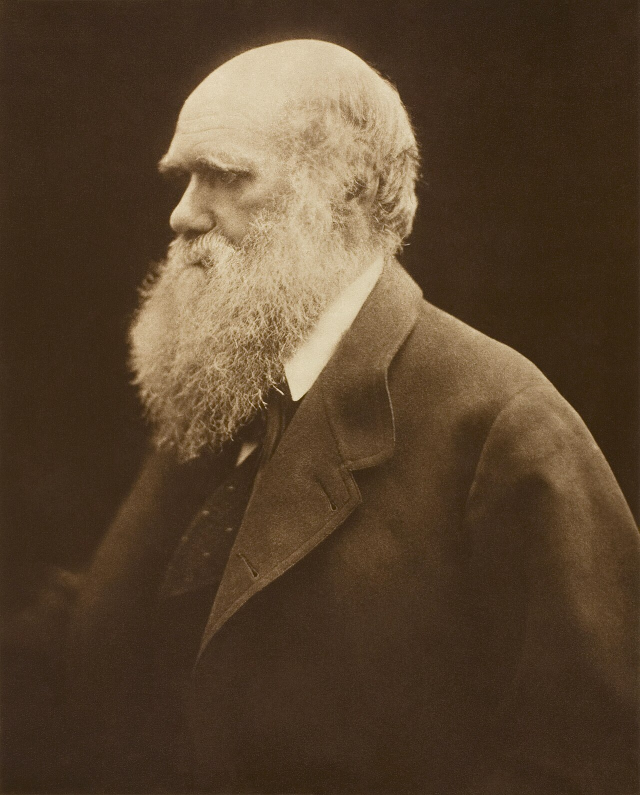
#> input picture dynasty-loom/portraits/cache/Q1035/source/reference.jpg, 1280 x 1590 px (shown at 1/2 size)
$ python -i portraits.py   (imports and definitions only)
#> lines starting #> are read from the running program, lines starting #| are printed output that depends on the picture; after the words box and inside, x2 and y2 are one past the last pixel; in counts of white or black regions, pixels touching at a corner belong together
#!/usr/bin/env python3
"""Dynasty Loom portraits: cache-first Gemini restyles of public-domain portraits.

The cache is the point. A person whose cache/<id>/v1/portrait.png exists is never
requested again; --redo <id> writes the next vN/ and never touches an older one.
Every Gemini call is logged to requests.jsonl first, and the script refuses to
call when that log holds 60 calls, or 2 for the person.

  portraits.py refs [ids...]        resolve Wikidata P18 + Commons licence, download reference
  portraits.py gen [ids...] [--redo ID] [--dry-run]
  portraits.py review ID --verdict pass|fail --notes "..." [--version vN]
  portraits.py post                 cut-outs, thumbs, monograms, manifest.json, contact-v1.png

The API key is read from GEMINI_API_KEY2 / GEMINI_API_KEY and never printed or written.
"""
import argparse, base64, datetime, hashlib, html, io, json, os, re, sys, urllib.parse, urllib.request
from pathlib import Path

ROOT = Path(__file__).resolve().parent.parent
CACHE = ROOT / "cache"
LOG = ROOT / "requests.jsonl"
# [1 line that did not run here, left out]
# [1 line that did not run here, left out]
OVERRIDES = ROOT / "refs.json"   # hand-picked Commons files, or null for "no likeness survives"
MODEL = "gemini-3-pro-image"
BUDGET, PER_PERSON = 60, 2
UA = "DynastyLoomPortraits/1.0 (genealogy visualisation; contact via github.com/hagopjay)"
FAMILY_COLOR = {"rothschild": "#9e1b1b", "habsburg": "#b8860b", "darwin": "#2f6b3a", "wedgwood": "#3f74a8"}  # the cards' dyes
OK_LICENCES = ("public domain", "pd", "cc0", "cc-pd", "pdm")


def now():
    return datetime.datetime.now(datetime.timezone.utc).strftime("%Y-%m-%dT%H:%M:%SZ")


def sha256(b):
    return hashlib.sha256(b).hexdigest()


# [14 lines left out: function get, not called in this run]


def strip_html(s):
    return html.unescape(re.sub(r"<[^>]+>", "", str(s) if s is not None else "")).strip()


# [4 lines left out: function log_lines, not called in this run]


def versions(pid):
    d = CACHE / pid
    return sorted((int(p.name[1:]) for p in d.glob("v[0-9]*") if (p / "portrait.png").exists()), key=int) if d.exists() else []


# ---------------------------------------------------------------- references

# [39 lines left out: functions commons_files, commons_info, shrink, not called in this run]


STD_WIDTHS = (1280, 960, 500, 330, 250)   # Wikimedia serves only these to bots; other sizes and originals get a hard 429


# [52 lines left out: functions standard_thumb, cmd_refs, reference, not called in this run]


# ---------------------------------------------------------------- prompts

LOOK = ("Head-and-shoulders portrait, vertical 4:5 framing, the face about a third of the frame height, "
        "centred, shoulders cut by the lower edge. Finish: a quiet, realistic painted study in oils, muted natural "
        "colour, soft light from the upper left, gentle shadow. Background: plain warm mid-grey that darkens softly "
        "toward the edges, with nothing else in it. No text, no frame, no border, no signature, no watermark, "
        "no crown, jewellery or insignia unless the reference shows it.")
DIGNITY = ("This is a respectful historical likeness. Keep the face's proportions exactly as in the reference: "
           "do not exaggerate, idealise, glamorise, modernise or caricature any feature. Natural eyes, closed or "
           "natural mouth, no visible hands.")


# [141 lines left out: functions prompt_for, gemini, cmd_gen, possibly_dead, label, cmd_review and 2 more, not called in this run]


def oval_mask(w, h, feather):
    from PIL import Image, ImageDraw, ImageFilter
    m = Image.new("L", (w, h), 0)
    ImageDraw.Draw(m).ellipse([feather, feather * 0.7, w - feather, h - feather * 0.4], fill=255)
    return m.filter(ImageFilter.GaussianBlur(feather / 2.2))


def cutout(img, size=768):
    from PIL import Image
    w = size; h = int(size * 5 / 4)
    im = img.convert("RGB").resize((w, h), Image.LANCZOS)
    rgba = im.convert("RGBA")
    rgba.putalpha(oval_mask(w, h, size * 0.09))
    return rgba


# [79 lines left out: functions monogram, best, cmd_post, contact, not called in this run]


# [13 lines not run here, left out]

>>> from PIL import Image
>>> picture = Image.open('../cache/Q1035/source/reference.jpg')
#> picture is the input picture: PIL image 1280x1590 RGB; mean R, G, B 87.5, 67.6, 46.5
>>> result = cutout(picture)
#> in cutout, `im = img.convert("RGB").resize((w, h), Image.LANCZOS)`:
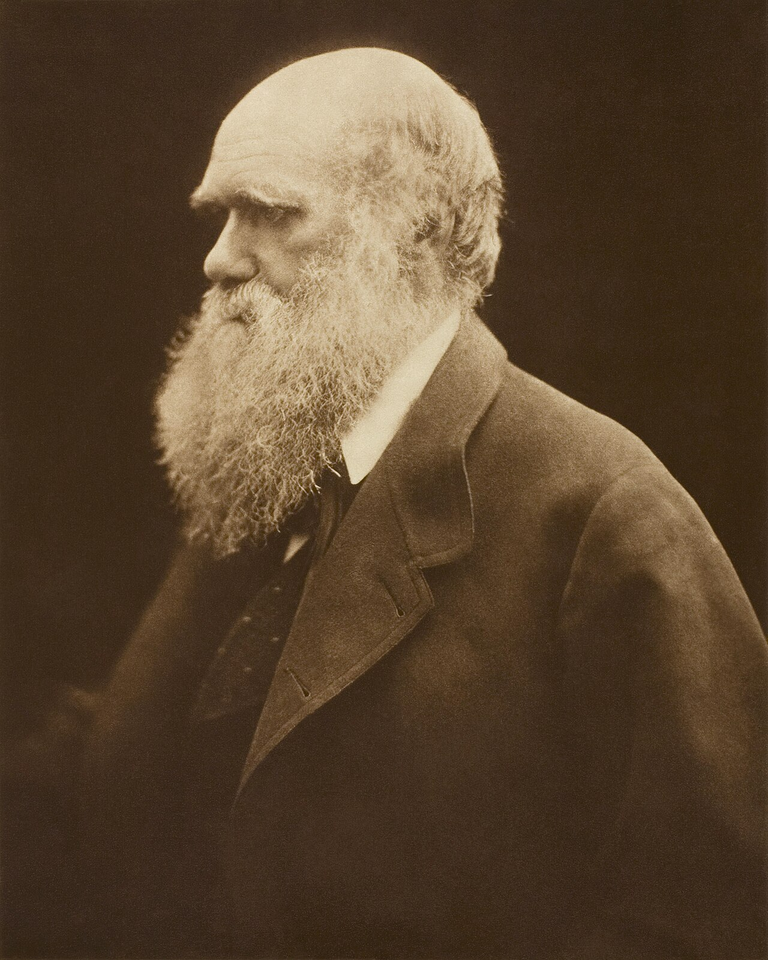
#> im: PIL image 768x960 RGB; mean R, G, B 87.5, 67.6, 46.5
#> in oval_mask, `m = Image.new("L", (w, h), 0)`: m: PIL image 768x960 L; every value is 0
#> in oval_mask, `ImageDraw.Draw(m).ellipse([feather, feather * 0.7, w - feather, h - fe..`:
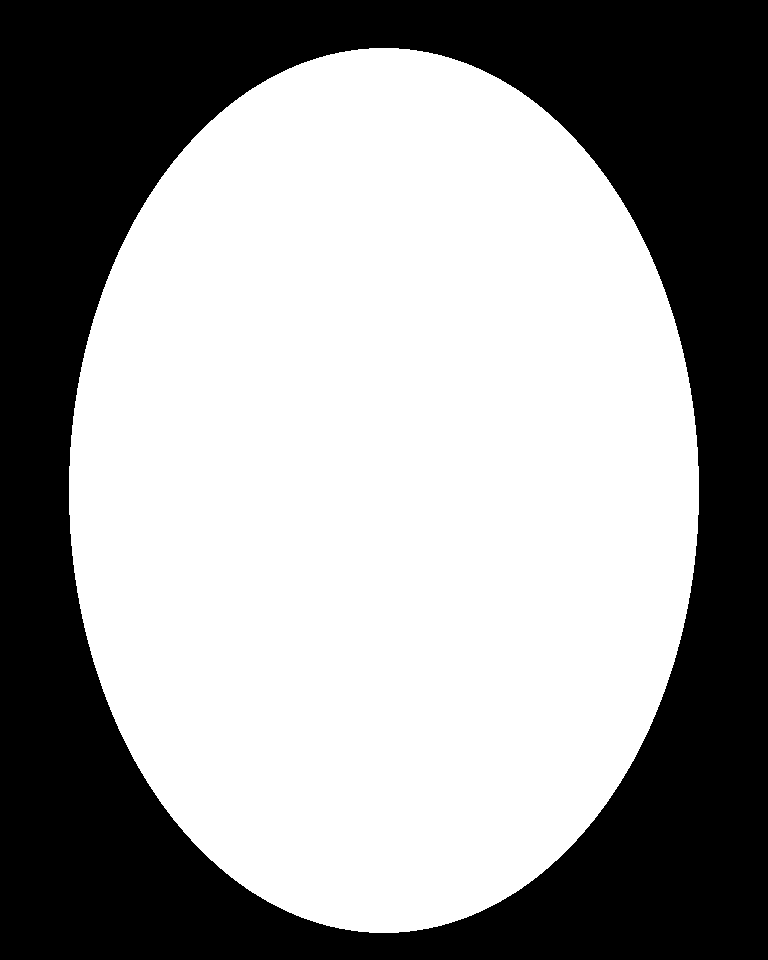
#> m: PIL image 768x960 L; 59.4% white; 1 black region, box (x1, y1, x2, y2) and area: (0, 0, 768, 960) 299490
#> in oval_mask, `return m.filter(ImageFilter.GaussianBlur(feather / 2.2))`:
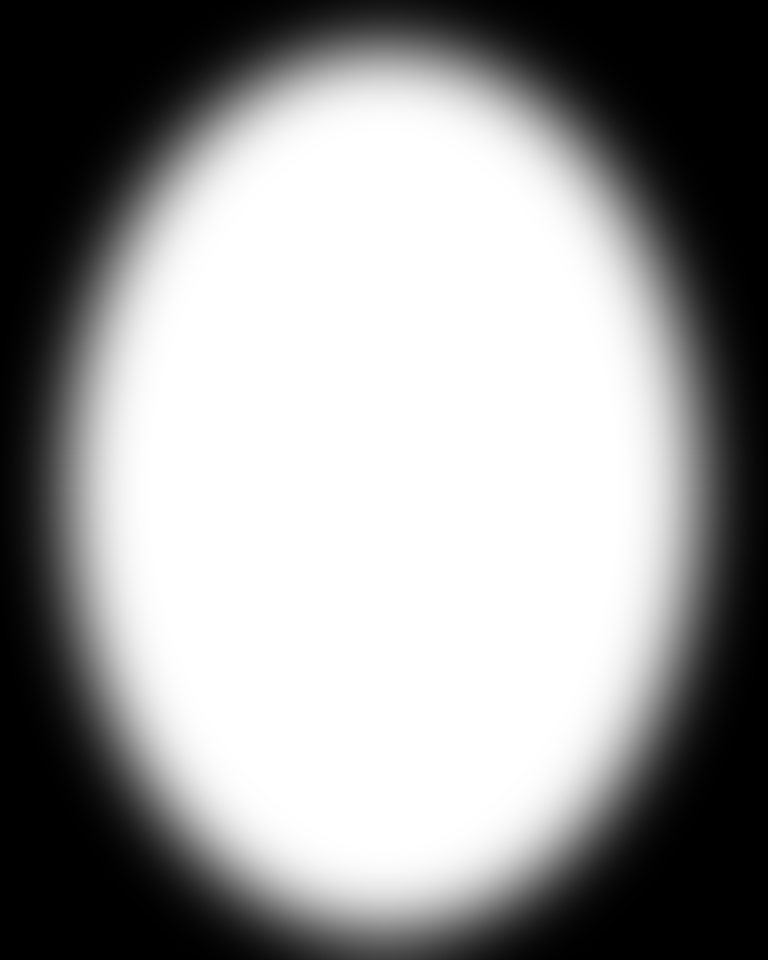
#> returned value: PIL image 768x960 L; min 0, max 255, mean 151.3
#> in cutout, `rgba.putalpha(oval_mask(w, h, size * 0.09))`:
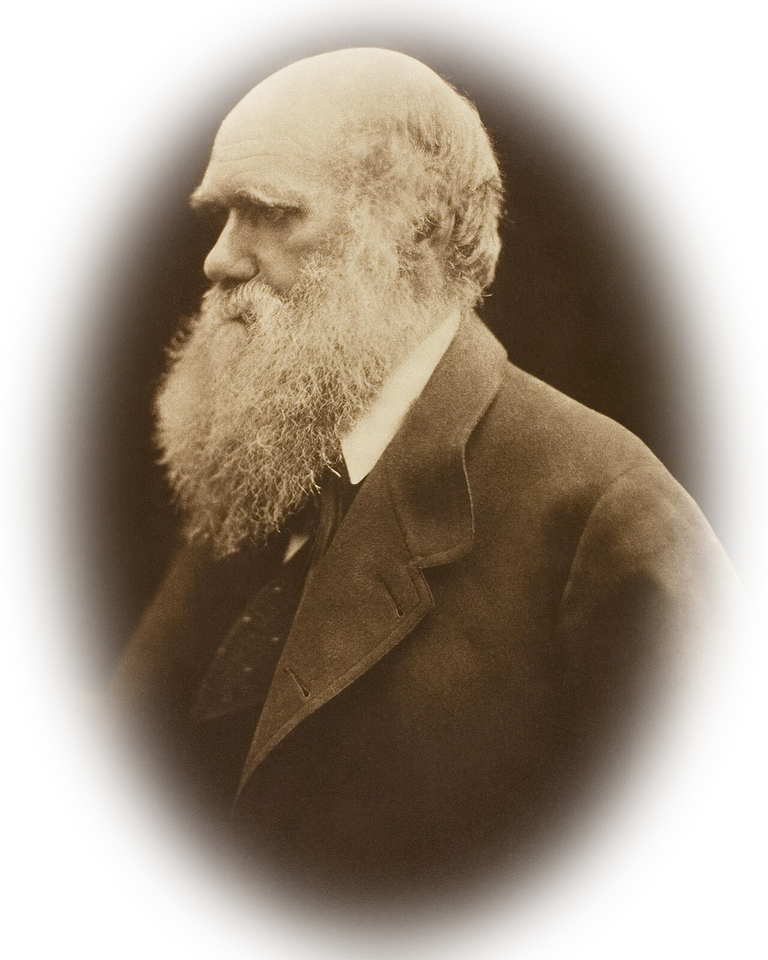
#> rgba: PIL image 768x960 RGBA; mean R, G, B, A 87.5, 67.6, 46.5, 151.3; transparent parts drawn white
